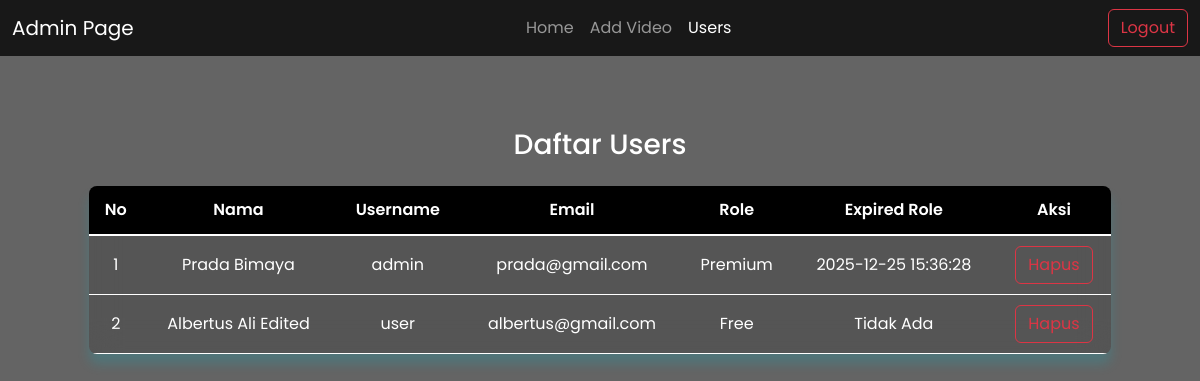
Page /routeAdmin.php?adminPage=users (signed in) on the earlier database version.
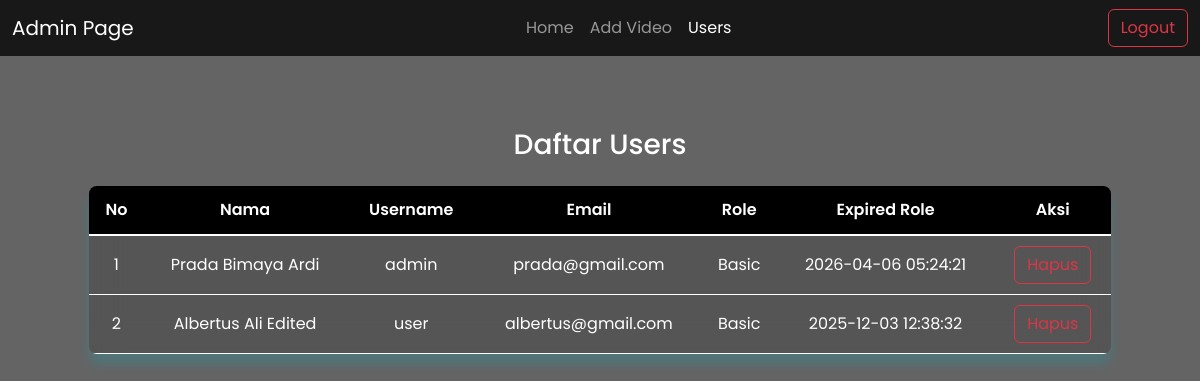
Same page on the later database version.
### tables this page shows
CREATE TABLE `users` (
  `id_user` varchar(255) NOT NULL,
  `nama` varchar(100) NOT NULL,
  `username` varchar(255) NOT NULL,
  `password` varchar(255) NOT NULL,
  `email` varchar(255) NOT NULL,
  `foto_profil` varchar(100) NOT NULL DEFAULT 'default.png'
);

CREATE TABLE `role` (
  `id_role` int NOT NULL,
  `id_user` varchar(255) NOT NULL,
  `role_user` varchar(11) NOT NULL DEFAULT 'Free',
  `expired_at` datetime DEFAULT NULL
);

### src/controllers/adminControllers/usersController.php (the view, shortened to what this page needs)
<?php
include __DIR__ . "/../../databases/koneksi.php";
function ambilUsers() {
    global $connect;
    $roles = [];
    $konekDbRole = $connect->prepare("SELECT * FROM role");
    $konekDbRole->execute();
    $hasilRole = $konekDbRole->get_result();
    while ($rows = $hasilRole->fetch_assoc()) {
        $roles[$rows['id_user']] = [
            'role' => $rows['role_user'],
            'waktuHabis' => $rows['expired_at']
        ];
    }
    $konekDb = $connect->prepare("SELECT * FROM users");
    $konekDb->execute();
    $hasil = $konekDb->get_result();
    $html = '
    <div class="containerTampil mt-4">
        <h3 class="mb-4 text-center text-white">Daftar Users</h3>
        <table class="table-hover">
            <thead class="text-center">
                <tr>
                    <th>No</th>
                    <th>Nama</th>
                    <th>Username</th>
                    <th>Email</th>
                    <th>Role</th>
                    <th>Expired Role</th>
                    <th>Aksi</th>
                </tr>
            </thead>
            <tbody>';
    $no = 1;
    while ($user = $hasil->fetch_assoc()) {
        $id = $user['id_user'];
        $nama = $user["nama"];
        $username = $user["username"];
        $email = $user["email"];
        $role = $roles[$id]['role'] ?? "Free";
        $tanggal = $roles[$id]['waktuHabis'] ?? "Tidak Ada";
        $html .= "
            <tr>
                <td class='text-center'>".$no."</td>
                <td>".$nama."</td>
                <td class='text-center'>".$username."</td>
                <td>".$email."</td>
                <td class='text-center'>".$role."</td>
                <td class='text-center'>".$tanggal."</td>
                <td class='text-center'>
                    <a href='?adminPage=hapusUser&user=".$id."'
                    class='btn btn btn-outline-danger'
                    onclick=\"return konfirmasiHapus('".addslashes($nama)."', this.href);\">
                    Hapus
                    </a>
                </td>
            </tr>";
        $no++;
    }
    $html .= '
            </tbody>
        </table>
    </div>';
    return $html;
}

### routeAdmin.php (shortened to what this page needs)
<?php
$page = isset($_GET['adminPage']) ? $_GET['adminPage'] : 'login';
switch ($page) {
    case 'users':
        include "src/view/admin/users.php";
        echo '<link rel="stylesheet" href="src/view/admin/adminCss/users.css">';
        break;
}

### src/view/admin/users.php (shortened to what this page needs)
<?php
    include __DIR__ . "/../../controllers/adminControllers/usersController.php";
    $isi = ambilUsers();
?>
<!DOCTYPE html>
<html lang="en">
<head>
	<link href="https://cdn.jsdelivr.net/npm/bootstrap@5.3.8/dist/css/bootstrap.min.css" rel="stylesheet"
>
	<link rel="stylesheet" href="?adminPage=users">
</head>
<body>
	<section id="navbar">
		<nav class="navbar navbar-expand-lg " data-bs-theme="dark">
			<div class="container-fluid">
				<a class="navbar-brand" href="?page=admin123">Admin Page</a>
				<div class="collapse navbar-collapse" id="navbarSupportedContent">
					<ul class="navbar-nav me-auto mb-2 mb-lg-0 mx-auto">
						<li class="nav-item">
							<a class="nav-link" aria-current="page" href="?adminPage=admin123">Home</a>
						</li>
						<li class="nav-item">
							<a class="nav-link" href="?adminPage=videos">Add Video</a>
						</li>
						<li class="nav-item">
							<a class="nav-link active" href="?adminPage=users">Users</a>
						</li>
					</ul>
					<div class="d-flex" role="search">
						<a class="btn btn-outline-danger" onclick="confirmLogout();">Logout</a>
					</div>
				</div>
			</div>
		</nav>
	</section>
    <section id="isi">
        <div class="tampilan">
            <?= $isi; ?>
        </div>
    </section>
</body>
</html>

### src/view/admin/adminCss/users.css (style rules this page uses)
* { font-family: "Poppins", sans-serif; margin: 0; padding: 0; box-sizing: border-box; }
body { min-height: 100vh; display: flex; flex-direction: column; background-image: url("../../../uploads/admin/bgHome.jpg"); background-size: cover; background-repeat: no-repeat; background-position: center center; background-attachment: fixed; min-height: 100vh; overflow: auto; background-color: rgba(0, 0, 0, 0.607); background-blend-mode: darken; }
#navbar { background-color: rgba(0, 0, 0, 0.758); background-blend-mode: darken; position: sticky; top: 0; z-index: 9999; backdrop-filter: blur(100px); }
#isi { width: 100%; min-height: 90vh; display: flex; flex-direction: column; align-items: center; justify-content: start; padding: 3em 2em; }
.tampilan { width: 90%; }
.containerTampil { width: 100%; }
table { border-collapse: collapse; width: 100%; box-shadow: 0 10px 12px rgba(0, 188, 212, 0.2); background-color: rgba(0, 0, 0, 0.15); backdrop-filter: blur(15px); border-radius: 8px; overflow: hidden; }
thead { background-color: #000000; color: white; }
th { padding: 12px; text-align: center; font-weight: 600; border-bottom: 2px solid #ffffff; }
td { padding: 10px; text-align: center; background-color: #00000000; border-bottom: 1px solid #ffffff; color: #ffffff; }

Differences in the rows shown:
changed users "admin": nama "Prada Bimaya" → "Prada Bimaya Ardi"; id_user.role_user "Premium" → "Basic"; id_user.expired_at "2025-12-25 15:36:28" → "2026-04-06 05:24:21"
changed through a linked row, users "Albertus Ali Edited": id_user.role_user "Free" → "Basic"; id_user.expired_at "Tidak Ada" → "2025-12-03 12:38:32"
